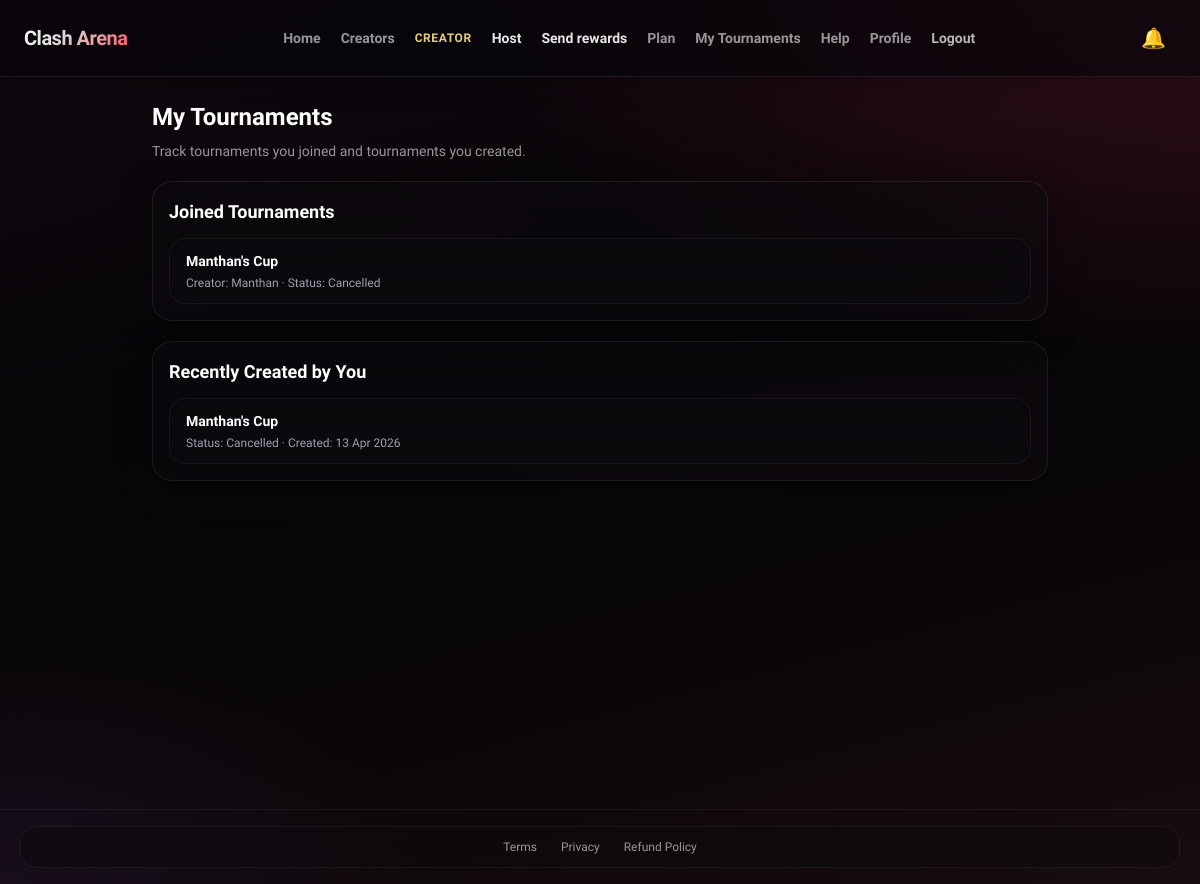
The app's page /my-tournaments/ (signed in), older data.
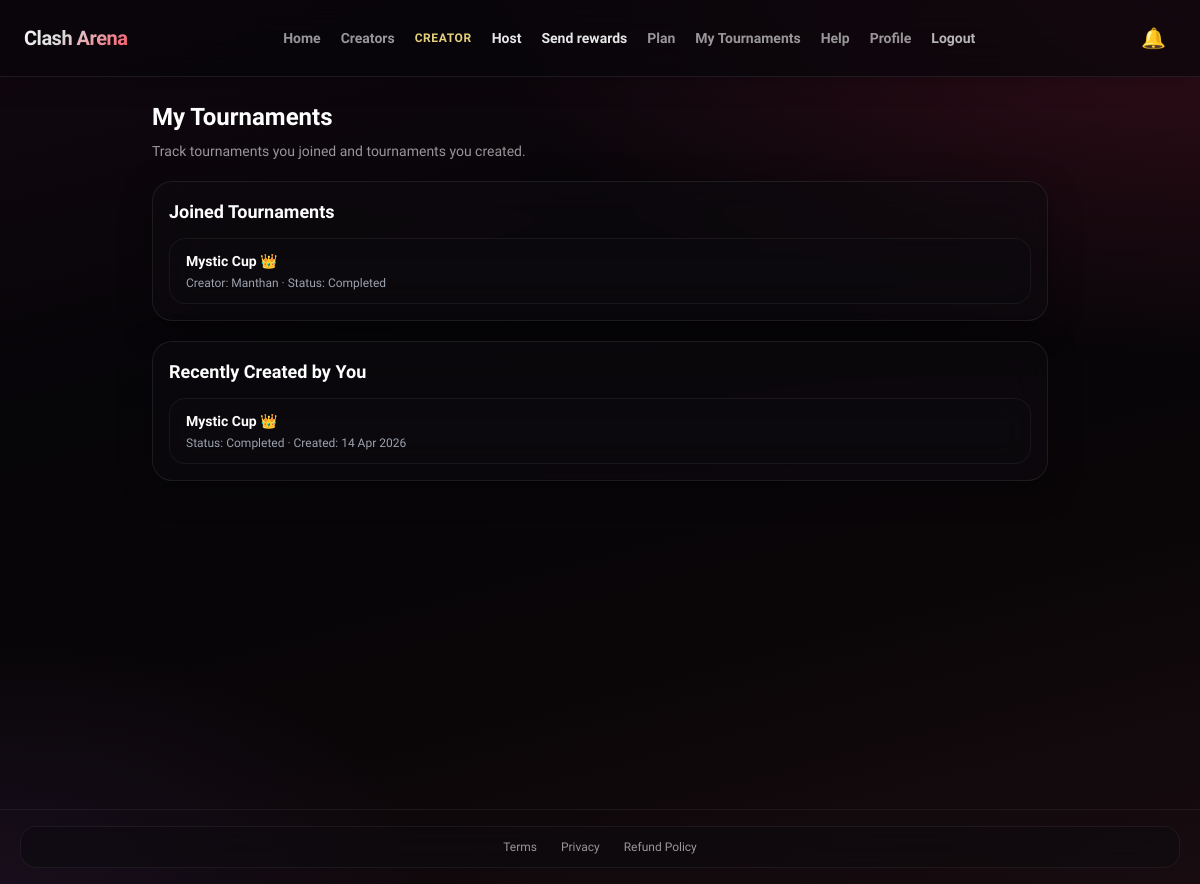
The same page, newer data.
### core/models.py (models this page shows, shortened)
class Tournament(models.Model):
    STATUS_CHOICES = [
        ('upcoming', 'Upcoming'),
        ('ongoing', 'Ongoing'),
        ('completed', 'Completed'),
        ('cancelled', 'Cancelled'),
    ]
    REWARD_TYPE_CHOICES = [
        ('cash', 'Cash'),
        ('gift_card', 'Gift Card'),
        ('ingame', 'In-Game Item'),
        ('other', 'Other'),
    ]
    name = models.CharField(max_length=100)
    description = models.TextField()
    rules = models.TextField(blank=True, null=True)
    creator = models.ForeignKey(User, on_delete=models.CASCADE)
    password = models.CharField(max_length=50, blank=True, null=True)
    reward = models.CharField(max_length=100, blank=True)
    reward_type = models.CharField(max_length=20, choices=REWARD_TYPE_CHOICES, default='other')
    start_time = models.DateTimeField()
    end_time = models.DateTimeField(null=True, blank=True)
    join_deadline = models.DateTimeField(null=True, blank=True)
    proof_image = models.ImageField(upload_to='proofs/', blank=True, null=True)
    result_screenshot = models.ImageField(upload_to='results/', blank=True, null=True)
    reward_screenshot = models.ImageField(upload_to='rewards/', blank=True, null=True)
    created_at = models.DateTimeField(auto_now_add=True)
    is_paid = models.BooleanField(default=False)
    entry_fee = models.DecimalField(max_digits=10, decimal_places=2, default=0.00)
    min_players = models.IntegerField(default=2)
    max_players = models.IntegerField(default=100)
    prize_pool = models.DecimalField(max_digits=10, decimal_places=2, default=0.00)
    show_participants = models.BooleanField(default=True)
    status = models.CharField(max_length=20, choices=STATUS_CHOICES, default='upcoming')
    cancel_reason = models.TextField(blank=True, null=True)

### core/views.py (the view)
# urls.py: path('my-tournaments/', my_tournaments_view, name='my_tournaments'),
@login_required
def my_tournaments_view(request):
    joined_tournaments = Tournament.objects.filter(
        participant__user=request.user
    ).distinct().select_related('creator').order_by('-created_at')[:30]
    created_tournaments = Tournament.objects.none()
    if request.user.profile.is_creator or request.user.profile.is_admin:
        created_tournaments = Tournament.objects.filter(
            creator=request.user
        ).select_related('creator').order_by('-created_at')[:30]
    return render(request, 'my_tournaments.html', {
        'joined_tournaments': joined_tournaments,
        'created_tournaments': created_tournaments,
    })

### core/context_processors.py (called while the page is built)
def unread_notifications(request):
    if request.user.is_authenticated:
        count = Notification.objects.filter(
            user=request.user, is_read=False
        ).count()
        return {'unread_count': count}
    return {'unread_count': 0}

### templates/my_tournaments.html
{% extends "base.html" %}
{% block content %}
<div class="max-w-4xl mx-auto py-6">
    <h1 class="text-2xl font-extrabold text-white mb-2">My Tournaments</h1>
    <p class="ca-muted text-sm mb-5">Track tournaments you joined and tournaments you created.</p>
    <div class="ca-glass p-4 mb-5">
        <h2 class="text-lg font-bold text-white mb-3">Joined Tournaments</h2>
        <div class="space-y-2">
            {% for t in joined_tournaments %}
            <a href="/tournament/{{ t.id }}/" class="block ca-glass-sm px-4 py-3 hover:border-white/20 transition">
                <p class="text-sm font-semibold text-white">{{ t.name }}</p>
                <p class="text-xs text-gray-400 mt-1">Creator: {{ t.creator.username }} · Status: {{ t.get_status_display }}</p>
            </a>
            {% empty %}
            <p class="text-sm text-gray-500">You have not joined any tournaments yet.</p>
            {% endfor %}
        </div>
    </div>
    {% if user.profile.is_creator or user.profile.is_admin %}
    <div class="ca-glass p-4">
        <h2 class="text-lg font-bold text-white mb-3">Recently Created by You</h2>
        <div class="space-y-2">
            {% for t in created_tournaments %}
            <a href="/tournament/{{ t.id }}/" class="block ca-glass-sm px-4 py-3 hover:border-white/20 transition">
                <p class="text-sm font-semibold text-white">{{ t.name }}</p>
                <p class="text-xs text-gray-400 mt-1">Status: {{ t.get_status_display }} · Created: {{ t.created_at|date:"d M Y" }}</p>
            </a>
            {% empty %}
            <p class="text-sm text-gray-500">You have not created any tournaments recently.</p>
            {% endfor %}
        </div>
    </div>
    {% endif %}
</div>
{% endblock %}

Row changes from the older to the newer data that the page shows:
removed Tournament: name "Manthan's Cup", creator.username "Manthan", status "Cancelled", created_at "13 Apr 2026"
added Tournament: name "Mystic Cup 👑", creator.username "Manthan", status "Completed", created_at "14 Apr 2026"
